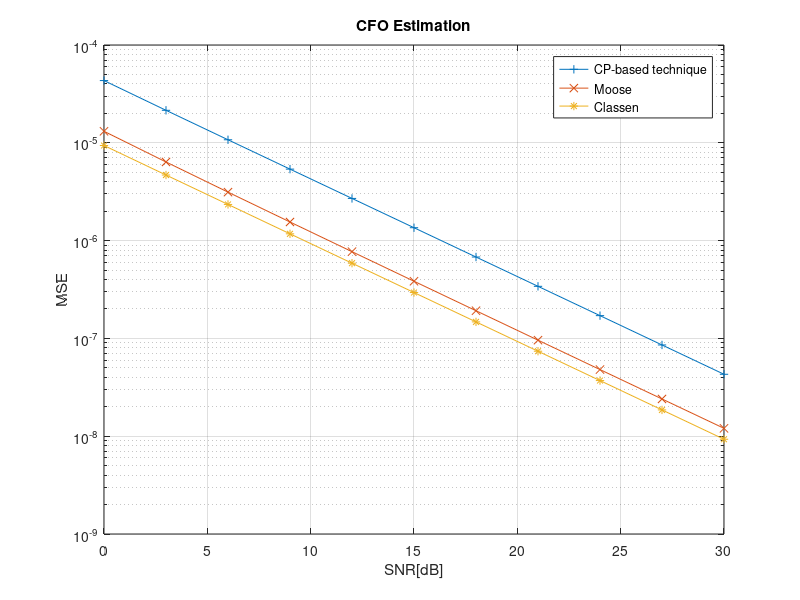

MATLAB code to generate this figure:
function cfo_estimation()
    % Time-domain CP based method and Frequency-domain (Moose/Classen) method
    clear, clf
    CFO = 0.15;
    Nfft = 128; % FFT size
    Nbps = 2; M = 2^Nbps; % Number of bits per (modulated) symbol
    Es = 1; A = sqrt(3/2/(M-1)*Es); % Signal energy and QAM normalization factor
    N = Nfft; Ng = Nfft/4; Nofdm = Nfft + Ng; Nsym = 3;
    x = []; % Transmit signal

    for m = 1:Nsym
        msgint = randi([0, M-1], 1, N); % Генерация случайных целых чисел
        if m <= 2
            Xp = add_pilot(zeros(1, Nfft), Nfft, 4); 
            Xf = Xp; % add_pilot
        else 
            Xf = A * qammod(msgint, M, 'gray'); % Используем qammod
        end
        xt = ifft(Xf, Nfft); % IFFT
        x_sym = add_CP(xt, Ng); % add CP
        x = [x x_sym];
    end

    y = x; % No channel effect
    sig_pow = y * y' / length(y); % Signal power calculation
    SNRdBs = 0:3:30; MaxIter = 100;

    for i = 1:length(SNRdBs)
        SNRdB = SNRdBs(i);
        MSE_CFO_CP = 0; 
        MSE_CFO_Moose = 0; 
        MSE_CFO_Classen = 0;

        rng(1); % Initialize seed for random number
        y_CFO = add_CFO(y, CFO, Nfft); % Add CFO

        for iter = 1:MaxIter
            y_aw = awgn(y_CFO, SNRdB, 'measured'); % AWGN added
            CFO_est_CP = CFO_CP(y_aw, Nfft, Ng); % CP-based
            MSE_CFO_CP = MSE_CFO_CP + (CFO_est_CP - CFO)^2;

            CFO_est_Moose = CFO_Moose(y_aw, Nfft); % Moose
            MSE_CFO_Moose = MSE_CFO_Moose + (CFO_est_Moose - CFO)^2;

            CFO_est_Classen = CFO_Classen(y_aw, Nfft, Ng, Xp); % Classen
            MSE_CFO_Classen = MSE_CFO_Classen + (CFO_est_Classen - CFO)^2;
        end % End of (iter) loop

        MSE_CP(i) = MSE_CFO_CP / MaxIter; 
        MSE_Moose(i) = MSE_CFO_Moose / MaxIter;
        MSE_Classen(i) = MSE_CFO_Classen / MaxIter;
    end % End of SNR loop

    semilogy(SNRdBs, MSE_CP, '-+'), grid on, hold on
    semilogy(SNRdBs, MSE_Moose, '-x'), semilogy(SNRdBs, MSE_Classen, '-*')
    xlabel('SNR[dB]'), ylabel('MSE'); title('CFO Estimation');
    legend('CP-based technique', 'Moose', 'Classen')
end

function CFO_est = CFO_CP(y, Nfft, Ng)
    % Time-domain CFO estimation based on CP (Cyclic Prefix)
    nn = 1:Ng; 
    CFO_est = angle(y(nn + Nfft) * y(nn)') / (2 * pi); % Eq.(5.27)
end

function CFO_est = CFO_Moose(y, Nfft)
    % Frequency-domain CFO estimation using Moose method
    % based on two consecutive identical preambles (OFDM symbols)
    for i = 0:1
        Y(i + 1, :) = fft(y(Nfft * i + 1:Nfft * (i + 1)), Nfft); 
    end
    CFO_est = angle(Y(2, :) * Y(1, :)') / (2 * pi); % Eq.(5.30)
end

function CFO_est = CFO_Classen(yp, Nfft, Ng, Nps)
    % Frequency-domain CFO estimation using Classen method
    % based on pilot tones in two consecutive OFDM symbols
    if length(Nps) == 1
        Xp = add_pilot(zeros(1, Nfft), Nfft, Nps); % Pilot signal
    else
        Xp = Nps; % If Nps is an array, it must be a pilot sequence Xp
    end
    Nofdm = Nfft + Ng; 
    kk = find(Xp ~= 0); % Extract pilot tones
    Xp = Xp(kk); 
    
    for i = 1:2
        yp_without_CP = remove_CP(yp(1 + Nofdm * (i - 1):Nofdm * i), Ng);
        Yp(i, :) = fft(yp_without_CP, Nfft);
    end
    
    CFO_est = angle(Yp(2, kk) .* Xp * (Yp(1, kk) .* Xp)') / (2 * pi); % Eq.(5.31)
    CFO_est = CFO_est * Nfft / Nofdm; % Eq.(5.31)
end

function xp = add_pilot(x, Nfft, Nps)
    % CAZAC (Constant Amplitude Zero AutoCorrelation) sequence –> pilot
    % Nps : Pilot spacing
    if nargin < 3
        Nps = 4; % Установите значение по умолчанию
    end
    Np = Nfft / Nps; % Number of pilots
    xp = x; % Prepare an OFDM signal including pilot signal for initialization
    for k = 1:Np
        % Добавьте пилотные сигналы в xp
        xp((k-1)*Nps + 1) = 1; % Пример добавления пилота
    end
end

function x_cp = add_CP(x, Ng)
    % Добавление циклического префикса
    x_cp = [x(end-Ng+1:end), x]; % Добавляем CP
end

function x_no_cp = remove_CP(x_cp, Ng)
    % Удаление циклического префикса
    x_no_cp = x_cp(Ng+1:end); % Удаляем CP
end

function y_cfo = add_CFO(y, CFO, Nfft)
    % Добавление частотной несогласованности (CFO)
    t = (0:length(y)-1)';
    y_cfo = y .* exp(1j * 2 * pi * CFO * t / Nfft); % CFO добавление
end
